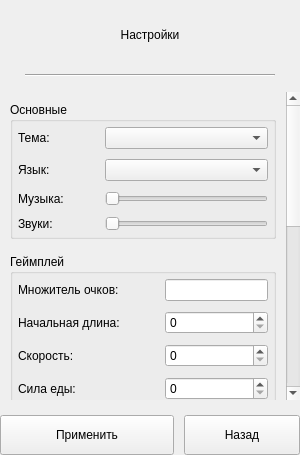
<?xml version="1.0" encoding="UTF-8"?>
<ui version="4.0">
 <class>settings_page_widget</class>
 <widget class="QWidget" name="settings_page_widget">
  <property name="geometry">
   <rect>
    <x>0</x>
    <y>0</y>
    <width>300</width>
    <height>455</height>
   </rect>
  </property>
  <property name="windowTitle">
   <string>Form</string>
  </property>
  <layout class="QVBoxLayout" name="settings_page_layout" stretch="1,4,0">
   <property name="spacing">
    <number>15</number>
   </property>
   <property name="leftMargin">
    <number>0</number>
   </property>
   <property name="topMargin">
    <number>0</number>
   </property>
   <property name="rightMargin">
    <number>0</number>
   </property>
   <property name="bottomMargin">
    <number>0</number>
   </property>
   <item>
    <layout class="QVBoxLayout" name="title_layout">
     <property name="spacing">
      <number>5</number>
     </property>
     <item>
      <widget class="QLabel" name="title_label">
       <property name="text">
        <string>Настройки</string>
       </property>
       <property name="alignment">
        <set>Qt::AlignCenter</set>
       </property>
      </widget>
     </item>
     <item alignment="Qt::AlignHCenter">
      <widget class="Line" name="separator_line">
       <property name="sizePolicy">
        <sizepolicy hsizetype="Fixed" vsizetype="Fixed">
         <horstretch>0</horstretch>
         <verstretch>0</verstretch>
        </sizepolicy>
       </property>
       <property name="minimumSize">
        <size>
         <width>250</width>
         <height>0</height>
        </size>
       </property>
       <property name="orientation">
        <enum>Qt::Horizontal</enum>
       </property>
      </widget>
     </item>
    </layout>
   </item>
   <item>
    <widget class="QScrollArea" name="scroll_area">
     <property name="frameShape">
      <enum>QFrame::NoFrame</enum>
     </property>
     <property name="verticalScrollBarPolicy">
      <enum>Qt::ScrollBarAlwaysOn</enum>
     </property>
     <property name="horizontalScrollBarPolicy">
      <enum>Qt::ScrollBarAlwaysOff</enum>
     </property>
     <property name="widgetResizable">
      <bool>true</bool>
     </property>
     <widget class="QWidget" name="scroll_area_content">
      <property name="geometry">
       <rect>
        <x>0</x>
        <y>0</y>
        <width>283</width>
        <height>670</height>
       </rect>
      </property>
      <layout class="QVBoxLayout" name="scroll_area_content_layout">
       <property name="spacing">
        <number>15</number>
       </property>
       <property name="leftMargin">
        <number>10</number>
       </property>
       <property name="topMargin">
        <number>10</number>
       </property>
       <property name="rightMargin">
        <number>10</number>
       </property>
       <property name="bottomMargin">
        <number>10</number>
       </property>
       <item>
        <widget class="QGroupBox" name="general_group_box">
         <property name="title">
          <string>Основные</string>
         </property>
         <layout class="QGridLayout" name="general_combo_box_layout" columnstretch="1,2">
          <property name="leftMargin">
           <number>5</number>
          </property>
          <property name="topMargin">
           <number>5</number>
          </property>
          <property name="rightMargin">
           <number>5</number>
          </property>
          <property name="bottomMargin">
           <number>5</number>
          </property>
          <property name="horizontalSpacing">
           <number>5</number>
          </property>
          <property name="verticalSpacing">
           <number>10</number>
          </property>
          <item row="3" column="0">
           <widget class="QLabel" name="sounds_label">
            <property name="text">
             <string>Звуки:</string>
            </property>
           </widget>
          </item>
          <item row="0" column="0">
           <widget class="QLabel" name="theme_label">
            <property name="text">
             <string>Тема:</string>
            </property>
           </widget>
          </item>
          <item row="1" column="1">
           <widget class="QComboBox" name="language_combo_box"/>
          </item>
          <item row="0" column="1">
           <widget class="QComboBox" name="theme_combo_box"/>
          </item>
          <item row="2" column="0">
           <widget class="QLabel" name="music_label">
            <property name="text">
             <string>Музыка:</string>
            </property>
           </widget>
          </item>
          <item row="2" column="1">
           <widget class="QSlider" name="music_slider">
            <property name="maximum">
             <number>100</number>
            </property>
            <property name="singleStep">
             <number>1</number>
            </property>
            <property name="orientation">
             <enum>Qt::Horizontal</enum>
            </property>
           </widget>
          </item>
          <item row="3" column="1">
           <widget class="QSlider" name="sounds_slider">
            <property name="maximum">
             <number>100</number>
            </property>
            <property name="orientation">
             <enum>Qt::Horizontal</enum>
            </property>
           </widget>
          </item>
          <item row="1" column="0">
           <widget class="QLabel" name="language_label">
            <property name="text">
             <string>Язык:</string>
            </property>
           </widget>
          </item>
         </layout>
        </widget>
       </item>
       <item>
        <widget class="QGroupBox" name="gameplay_group_box">
         <property name="title">
          <string>Геймплей</string>
         </property>
         <layout class="QGridLayout" name="gameplay_group_box_layout">
          <property name="leftMargin">
           <number>5</number>
          </property>
          <property name="topMargin">
           <number>5</number>
          </property>
          <property name="rightMargin">
           <number>5</number>
          </property>
          <property name="bottomMargin">
           <number>5</number>
          </property>
          <property name="horizontalSpacing">
           <number>5</number>
          </property>
          <property name="verticalSpacing">
           <number>10</number>
          </property>
          <item row="12" column="0">
           <widget class="QLabel" name="deadly_borders_label">
            <property name="text">
             <string>Смертельные границы:</string>
            </property>
           </widget>
          </item>
          <item row="1" column="0">
           <widget class="QLabel" name="score_multiplier_label">
            <property name="text">
             <string>Множитель очков:</string>
            </property>
           </widget>
          </item>
          <item row="1" column="1">
           <widget class="QLineEdit" name="score_multiplier_line_edit">
            <property name="readOnly">
             <bool>true</bool>
            </property>
           </widget>
          </item>
          <item row="12" column="1">
           <widget class="QCheckBox" name="deadly_borders_check_box">
            <property name="text">
             <string/>
            </property>
           </widget>
          </item>
          <item row="13" column="1">
           <widget class="QCheckBox" name="invert_x_check_box">
            <property name="text">
             <string/>
            </property>
           </widget>
          </item>
          <item row="3" column="0">
           <widget class="QLabel" name="speed_label">
            <property name="text">
             <string>Скорость:</string>
            </property>
           </widget>
          </item>
          <item row="3" column="1">
           <widget class="QSpinBox" name="speed_spin_box"/>
          </item>
          <item row="14" column="0">
           <widget class="QLabel" name="invert_y_label">
            <property name="text">
             <string>Инвертировать по оси y:</string>
            </property>
           </widget>
          </item>
          <item row="14" column="1">
           <widget class="QCheckBox" name="invert_y_check_box">
            <property name="text">
             <string/>
            </property>
           </widget>
          </item>
          <item row="10" column="1">
           <widget class="QDoubleSpinBox" name="speed_up_multiplier_spin_box"/>
          </item>
          <item row="13" column="0">
           <widget class="QLabel" name="invert_x_label">
            <property name="text">
             <string>Инвертировать по оси x:</string>
            </property>
           </widget>
          </item>
          <item row="5" column="1">
           <widget class="QDoubleSpinBox" name="food_duration_spin_box"/>
          </item>
          <item row="8" column="0">
           <widget class="QLabel" name="super_food_duration_label">
            <property name="text">
             <string>Длительность супер еды:</string>
            </property>
           </widget>
          </item>
          <item row="6" column="1">
           <widget class="QSpinBox" name="super_food_strenght_spin_box"/>
          </item>
          <item row="4" column="0">
           <widget class="QLabel" name="food_strenght_label">
            <property name="text">
             <string>Сила еды:</string>
            </property>
           </widget>
          </item>
          <item row="5" column="0">
           <widget class="QLabel" name="food_duration_label">
            <property name="text">
             <string>Длительность еды:</string>
            </property>
           </widget>
          </item>
          <item row="2" column="0">
           <widget class="QLabel" name="start_lenght_label">
            <property name="text">
             <string>Начальная длина:</string>
            </property>
           </widget>
          </item>
          <item row="2" column="1">
           <widget class="QSpinBox" name="start_lenght_spin_box"/>
          </item>
          <item row="6" column="0">
           <widget class="QLabel" name="super_food_strenght_label">
            <property name="text">
             <string>Сила супер еды:</string>
            </property>
           </widget>
          </item>
          <item row="4" column="1">
           <widget class="QSpinBox" name="food_strenght_spin_box"/>
          </item>
          <item row="9" column="0">
           <widget class="QLabel" name="speed_up_label">
            <property name="text">
             <string>Увилечение скорости:</string>
            </property>
           </widget>
          </item>
          <item row="10" column="0">
           <widget class="QLabel" name="speed_up_multiplier_label">
            <property name="text">
             <string>Множитель ускорения:</string>
            </property>
           </widget>
          </item>
          <item row="9" column="1">
           <widget class="QCheckBox" name="speed_up_check_box">
            <property name="text">
             <string/>
            </property>
           </widget>
          </item>
          <item row="7" column="1">
           <widget class="QSpinBox" name="super_food_frequency_spin_box"/>
          </item>
          <item row="8" column="1">
           <widget class="QDoubleSpinBox" name="super_food_duration_spin_box"/>
          </item>
          <item row="7" column="0">
           <widget class="QLabel" name="super_food_frequency_label">
            <property name="text">
             <string>Частота супер еды:</string>
            </property>
           </widget>
          </item>
          <item row="11" column="0">
           <widget class="QLabel" name="safe_mode_label">
            <property name="text">
             <string>Безопасный режим:</string>
            </property>
           </widget>
          </item>
          <item row="11" column="1">
           <widget class="QCheckBox" name="safe_mode_check_box">
            <property name="text">
             <string/>
            </property>
           </widget>
          </item>
         </layout>
        </widget>
       </item>
       <item>
        <widget class="QGroupBox" name="other_group_box">
         <property name="title">
          <string>Остальное</string>
         </property>
         <layout class="QGridLayout" name="other_group_box_layout" columnstretch="1,2">
          <property name="leftMargin">
           <number>5</number>
          </property>
          <property name="topMargin">
           <number>5</number>
          </property>
          <property name="rightMargin">
           <number>5</number>
          </property>
          <property name="bottomMargin">
           <number>5</number>
          </property>
          <property name="horizontalSpacing">
           <number>5</number>
          </property>
          <property name="verticalSpacing">
           <number>10</number>
          </property>
          <item row="1" column="0">
           <widget class="QLabel" name="reset_score_label">
            <property name="text">
             <string>Сброс счёта:</string>
            </property>
            <property name="alignment">
             <set>Qt::AlignLeading|Qt::AlignLeft|Qt::AlignVCenter</set>
            </property>
           </widget>
          </item>
          <item row="0" column="1">
           <widget class="QPushButton" name="reset_settings_button">
            <property name="sizePolicy">
             <sizepolicy hsizetype="Maximum" vsizetype="Fixed">
              <horstretch>0</horstretch>
              <verstretch>0</verstretch>
             </sizepolicy>
            </property>
            <property name="text">
             <string>Сброс</string>
            </property>
           </widget>
          </item>
          <item row="0" column="0">
           <widget class="QLabel" name="reset_settings_label">
            <property name="text">
             <string>Сброс настроек:</string>
            </property>
            <property name="alignment">
             <set>Qt::AlignLeading|Qt::AlignLeft|Qt::AlignVCenter</set>
            </property>
           </widget>
          </item>
          <item row="1" column="1">
           <widget class="QPushButton" name="reset_score_button">
            <property name="sizePolicy">
             <sizepolicy hsizetype="Maximum" vsizetype="Fixed">
              <horstretch>0</horstretch>
              <verstretch>0</verstretch>
             </sizepolicy>
            </property>
            <property name="text">
             <string>Сброс</string>
            </property>
           </widget>
          </item>
         </layout>
        </widget>
       </item>
      </layout>
     </widget>
    </widget>
   </item>
   <item>
    <layout class="QHBoxLayout" name="choosing_layout" stretch="3,2">
     <property name="spacing">
      <number>10</number>
     </property>
     <item>
      <widget class="QPushButton" name="apply_button">
       <property name="minimumSize">
        <size>
         <width>0</width>
         <height>40</height>
        </size>
       </property>
       <property name="text">
        <string>Применить</string>
       </property>
      </widget>
     </item>
     <item>
      <widget class="QPushButton" name="back_button">
       <property name="minimumSize">
        <size>
         <width>0</width>
         <height>40</height>
        </size>
       </property>
       <property name="text">
        <string>Назад</string>
       </property>
      </widget>
     </item>
    </layout>
   </item>
  </layout>
 </widget>
 <resources/>
 <connections/>
</ui>
